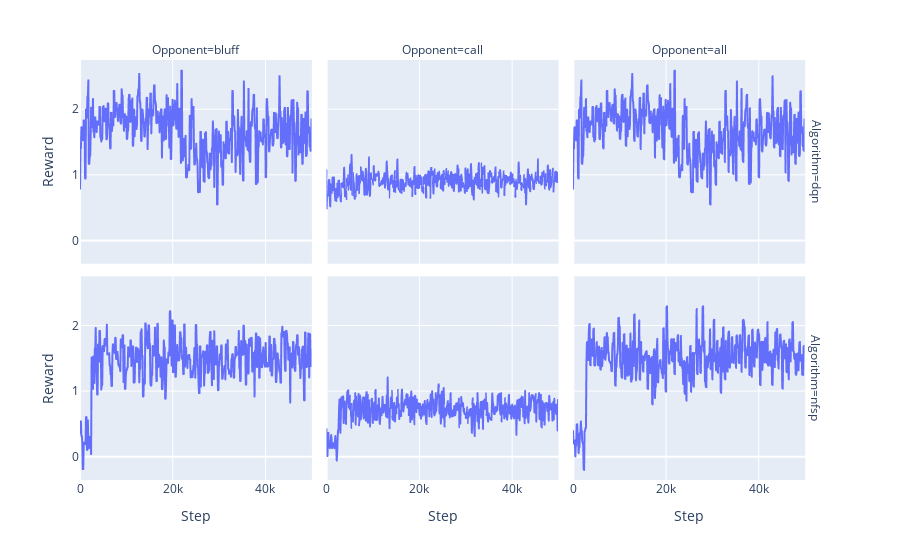

The cell this chart's notebook holds for it:
### Code cell
data = df.copy().drop(columns='level_3')
data = data[data['Model'] == 'transformer']
px.line(data, x='Step', y='Reward', facet_row='Algorithm', facet_col='Opponent').show()

### Figure 1 — Plotly figure (JSON) as saved in the notebook; plotly's stock layout.template omitted (floating-point values rounded to 4 significant figures; data arrays with more than 128 entries replaced by an {"elided": "..."} marker saying what was removed)
{"data": [{"hovertemplate": "Algorithm=dqn<br>Opponent=bluff<br>Step=%{x}<br>Reward=%{y}<extra></extra>", "legendgroup": "", "line": {"color": "#636efa", "dash": "solid"}, "marker": {"symbol": "circle"}, "mode": "lines", "name": "", "showlegend": false, "type": "scattergl", "x": {"elided": "501 int values"}, "xaxis": "x4", "y": {"elided": "501 float values"}, "yaxis": "y4"}, {"hovertemplate": "Algorithm=dqn<br>Opponent=call<br>Step=%{x}<br>Reward=%{y}<extra></extra>", "legendgroup": "", "line": {"color": "#636efa", "dash": "solid"}, "marker": {"symbol": "circle"}, "mode": "lines", "name": "", "showlegend": false, "type": "scattergl", "x": {"elided": "501 int values"}, "xaxis": "x5", "y": {"elided": "501 float values"}, "yaxis": "y5"}, {"hovertemplate": "Algorithm=dqn<br>Opponent=all<br>Step=%{x}<br>Reward=%{y}<extra></extra>", "legendgroup": "", "line": {"color": "#636efa", "dash": "solid"}, "marker": {"symbol": "circle"}, "mode": "lines", "name": "", "showlegend": false, "type": "scattergl", "x": {"elided": "501 int values"}, "xaxis": "x6", "y": {"elided": "501 float values"}, "yaxis": "y6"}, {"hovertemplate": "Algorithm=nfsp<br>Opponent=bluff<br>Step=%{x}<br>Reward=%{y}<extra></extra>", "legendgroup": "", "line": {"color": "#636efa", "dash": "solid"}, "marker": {"symbol": "circle"}, "mode": "lines", "name": "", "showlegend": false, "type": "scattergl", "x": {"elided": "501 int values"}, "xaxis": "x", "y": {"elided": "501 float values"}, "yaxis": "y"}, {"hovertemplate": "Algorithm=nfsp<br>Opponent=call<br>Step=%{x}<br>Reward=%{y}<extra></extra>", "legendgroup": "", "line": {"color": "#636efa", "dash": "solid"}, "marker": {"symbol": "circle"}, "mode": "lines", "name": "", "showlegend": false, "type": "scattergl", "x": {"elided": "501 int values"}, "xaxis": "x2", "y": {"elided": "501 float values"}, "yaxis": "y2"}, {"hovertemplate": "Algorithm=nfsp<br>Opponent=all<br>Step=%{x}<br>Reward=%{y}<extra></extra>", "legendgroup": "", "line": {"color": "#636efa", "dash": "solid"}, "marker": {"symbol": "circle"}, "mode": "lines", "name": "", "showlegend": false, "type": "scattergl", "x": {"elided": "501 int values"}, "xaxis": "x3", "y": {"elided": "501 float values"}, "yaxis": "y3"}], "layout": {"annotations": [{"font": {}, "showarrow": false, "text": "Opponent=bluff", "x": 0.1567, "xanchor": "center", "xref": "paper", "y": 1, "yanchor": "bottom", "yref": "paper"}, {"font": {}, "showarrow": false, "text": "Opponent=call", "x": 0.49, "xanchor": "center", "xref": "paper", "y": 1, "yanchor": "bottom", "yref": "paper"}, {"font": {}, "showarrow": false, "text": "Opponent=all", "x": 0.8233, "xanchor": "center", "xref": "paper", "y": 1, "yanchor": "bottom", "yref": "paper"}, {"font": {}, "showarrow": false, "text": "Algorithm=nfsp", "textangle": 90, "x": 0.98, "xanchor": "left", "xref": "paper", "y": 0.2425, "yanchor": "middle", "yref": "paper"}, {"font": {}, "showarrow": false, "text": "Algorithm=dqn", "textangle": 90, "x": 0.98, "xanchor": "left", "xref": "paper", "y": 0.7575, "yanchor": "middle", "yref": "paper"}], "legend": {"tracegroupgap": 0}, "margin": {"t": 60}, "xaxis": {"anchor": "y", "domain": [0, 0.3133], "title": {"text": "Step"}}, "xaxis2": {"anchor": "y2", "domain": [0.3333, 0.6467], "matches": "x", "title": {"text": "Step"}}, "xaxis3": {"anchor": "y3", "domain": [0.6667, 0.98], "matches": "x", "title": {"text": "Step"}}, "xaxis4": {"anchor": "y4", "domain": [0, 0.3133], "matches": "x", "showticklabels": false}, "xaxis5": {"anchor": "y5", "domain": [0.3333, 0.6467], "matches": "x", "showticklabels": false}, "xaxis6": {"anchor": "y6", "domain": [0.6667, 0.98], "matches": "x", "showticklabels": false}, "yaxis": {"anchor": "x", "domain": [0, 0.485], "title": {"text": "Reward"}}, "yaxis2": {"anchor": "x2", "domain": [0, 0.485], "matches": "y", "showticklabels": false}, "yaxis3": {"anchor": "x3", "domain": [0, 0.485], "matches": "y", "showticklabels": false}, "yaxis4": {"anchor": "x4", "domain": [0.515, 1], "matches": "y", "title": {"text": "Reward"}}, "yaxis5": {"anchor": "x5", "domain": [0.515, 1], "matches": "y", "showticklabels": false}, "yaxis6": {"anchor": "x6", "domain": [0.515, 1], "matches": "y", "showticklabels": false}}}
